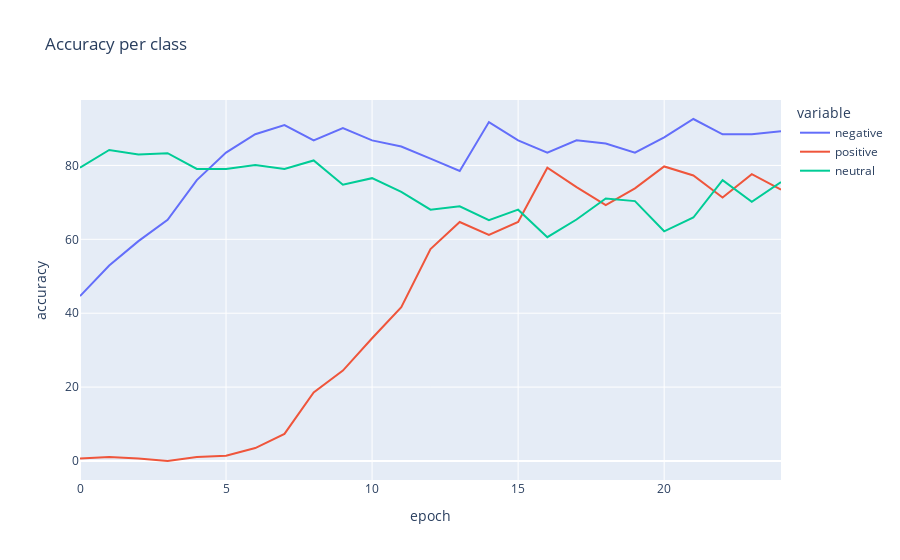

Notebook code cell kept with this figure:
### Code cell
fig = px.line(validation_accuracy_class, labels={'value': 'accuracy', 'index': 'epoch'}, title='Accuracy per class')
fig

### Figure 1 — Plotly figure (JSON) as saved in the notebook; plotly's stock layout.template omitted (floating-point values rounded to 4 significant figures)
{"data": [{"hovertemplate": "variable=negative<br>epoch=%{x}<br>accuracy=%{y}<extra></extra>", "legendgroup": "negative", "line": {"color": "#636efa", "dash": "solid"}, "marker": {"symbol": "circle"}, "mode": "lines", "name": "negative", "orientation": "v", "showlegend": true, "x": [0, 1, 2, 3, 4, 5, 6, 7, 8, 9, 10, 11, 12, 13, 14, 15, 16, 17, 18, 19, 20, 21, 22, 23, 24], "xaxis": "x", "y": [44.63, 52.89, 59.5, 65.29, 76.03, 83.47, 88.43, 90.91, 86.78, 90.08, 86.78, 85.12, 81.82, 78.51, 91.74, 86.78, 83.47, 86.78, 85.95, 83.47, 87.6, 92.56, 88.43, 88.43, 89.26], "yaxis": "y", "type": "scatter"}, {"hovertemplate": "variable=positive<br>epoch=%{x}<br>accuracy=%{y}<extra></extra>", "legendgroup": "positive", "line": {"color": "#EF553B", "dash": "solid"}, "marker": {"symbol": "circle"}, "mode": "lines", "name": "positive", "orientation": "v", "showlegend": true, "x": [0, 1, 2, 3, 4, 5, 6, 7, 8, 9, 10, 11, 12, 13, 14, 15, 16, 17, 18, 19, 20, 21, 22, 23, 24], "xaxis": "x", "y": [0.6993, 1.049, 0.6993, 0.0, 1.049, 1.399, 3.497, 7.343, 18.53, 24.48, 33.22, 41.61, 57.34, 64.69, 61.19, 64.69, 79.37, 74.13, 69.23, 73.78, 79.72, 77.27, 71.33, 77.62, 73.43], "yaxis": "y", "type": "scatter"}, {"hovertemplate": "variable=neutral<br>epoch=%{x}<br>accuracy=%{y}<extra></extra>", "legendgroup": "neutral", "line": {"color": "#00cc96", "dash": "solid"}, "marker": {"symbol": "circle"}, "mode": "lines", "name": "neutral", "orientation": "v", "showlegend": true, "x": [0, 1, 2, 3, 4, 5, 6, 7, 8, 9, 10, 11, 12, 13, 14, 15, 16, 17, 18, 19, 20, 21, 22, 23, 24], "xaxis": "x", "y": [79.4, 84.19, 82.95, 83.3, 79.04, 79.04, 80.11, 79.04, 81.35, 74.78, 76.55, 72.82, 68.03, 68.92, 65.19, 68.03, 60.57, 65.36, 71.05, 70.34, 62.17, 65.9, 76.02, 70.16, 75.49], "yaxis": "y", "type": "scatter"}], "layout": {"xaxis": {"anchor": "y", "domain": [0.0, 1.0], "title": {"text": "epoch"}}, "yaxis": {"anchor": "x", "domain": [0.0, 1.0], "title": {"text": "accuracy"}}, "legend": {"title": {"text": "variable"}, "tracegroupgap": 0}, "title": {"text": "Accuracy per class"}}}
